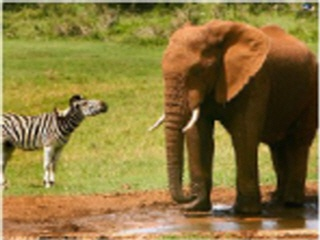
#> input picture opencv/study/PythonCode/images/img1.jpg, 320 x 240 px
$ python c2_arithmeticLogical.py
#> lines starting #> are read from the running program, lines starting #| are printed output that depends on the picture; after the words box and inside, x2 and y2 are one past the last pixel; in counts of white or black regions, pixels touching at a corner belong together
### opencv/study/PythonCode/imgRead.py
import cv2

# 영상을 불러오기
def imgRead(imgPath, imgReadType, imgResWidth, imgResHeight):
#> called with imgPath = './images/img1.jpg', imgReadType = -1, imgResWidth = 320, imgResHeight = 240
    img = cv2.imread(imgPath, imgReadType)
#> img is the input picture: shape (240, 320, 3); mean B, G, R 60.1, 118.6, 138.3
    if imgResHeight != 0 | imgResWidth != 0:
        img = cv2.resize(img, (imgResWidth, imgResHeight))
    return img

### opencv/study/PythonCode/createFolder.py
import os

# 폴더 생성하기
def createFolder(dir):
    try:
        if not os.path.exists(dir):
            os.makedirs(dir)
    except OSError:
        print ('Error: createFolder')

### opencv/study/PythonCode/c2_arithmeticLogical.py
# 산술 및 논리 연산 예제 (c2_arithmeticLogical.py)

# 관련 라이브러리 선언
import numpy as np
import cv2
from imgRead import imgRead
from createFolder import createFolder

# 영상 읽기
img1 = imgRead("./images/img1.jpg", cv2.IMREAD_UNCHANGED, 320, 240)
img2 = imgRead("./images/img2.jpg", cv2.IMREAD_UNCHANGED, 320, 240)
#> call 2 of imgRead, with imgPath = './images/img2.jpg', imgReadType = -1, imgResWidth = 320, imgResHeight = 240
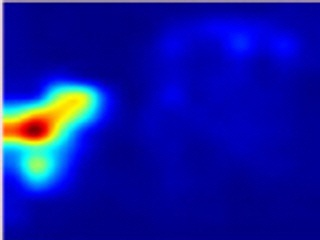
#> input picture opencv/study/PythonCode/images/img2.jpg, 320 x 240 px
#> in imgRead, img is the input picture: shape (240, 320, 3); mean B, G, R 164.4, 22, 14
img3 = imgRead("./images/img3.jpg", cv2.IMREAD_UNCHANGED, 320, 240)
#> call 3 of imgRead, with imgPath = './images/img3.jpg', imgReadType = -1, imgResWidth = 320, imgResHeight = 240
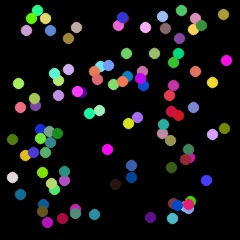
#> input picture opencv/study/PythonCode/images/img3.jpg, 240 x 240 px
#> in imgRead, img is the input picture: shape (240, 240, 3); mean B, G, R 21.7, 20.8, 21.4
img4 = imgRead("./images/img4.jpg", cv2.IMREAD_UNCHANGED, 320, 240)
#> call 4 of imgRead, with imgPath = './images/img4.jpg', imgReadType = -1, imgResWidth = 320, imgResHeight = 240
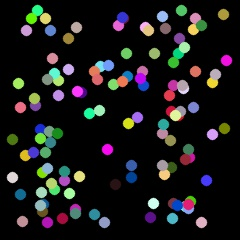
#> input picture opencv/study/PythonCode/images/img4.jpg, 240 x 240 px
#> in imgRead, img is the input picture: shape (240, 240, 3); mean B, G, R 26.7, 26.3, 26.5
#> in imgRead (call 4), `img = cv2.resize(img, (imgResWidth, imgResHeight))`:
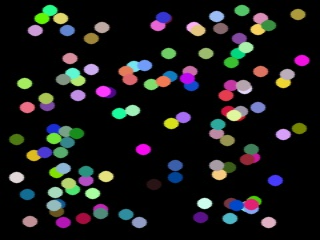
#> img: shape (240, 320, 3); mean B, G, R 26.7, 26.3, 26.6
img5 = imgRead("./images/img5.jpg", cv2.IMREAD_GRAYSCALE, 320, 240)
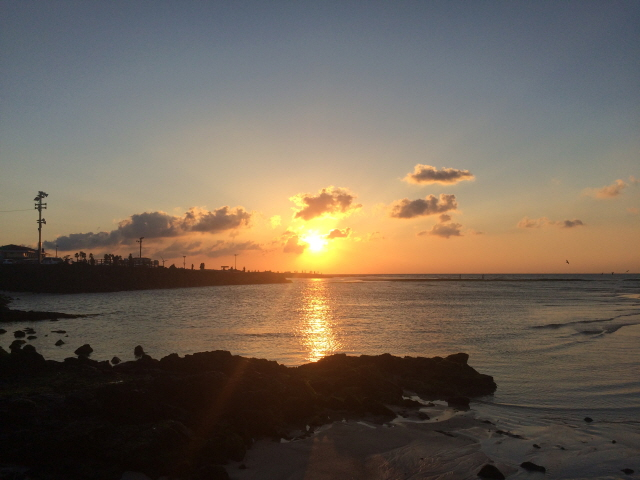
#> input picture opencv/study/PythonCode/images/img5.jpg, 640 x 480 px
#> in imgRead (call 5), `img = cv2.imread(imgPath, imgReadType)`:
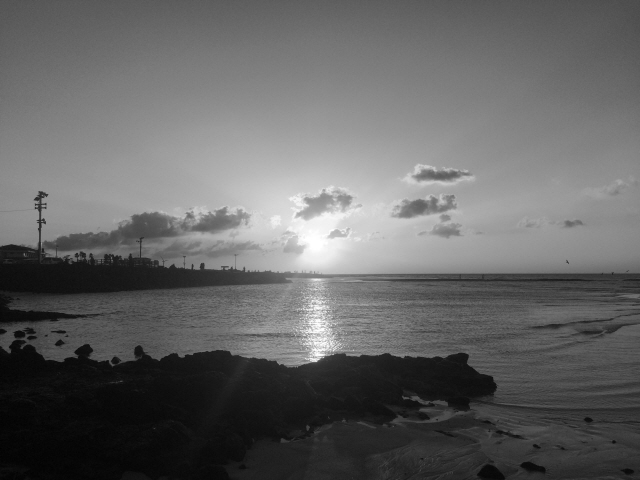
#> img: shape (480, 640); min 0, max 255, mean 100.7

# 마스크 선언 및 초기화
mask = np.full(shape=img5.shape, fill_value=0, dtype=np.uint8)
h, w = img5.shape
#> h = 240; w = 320
x = (int)(w/2) - 60; y = (int)(h/2) - 60
#> after `x = int(w / 2) - 60`: x = 100
#> after `y = int(h / 2) - 60`: y = 60
cv2.rectangle(mask, (x,y), (x+120, y+120), (255,255,255), -1)
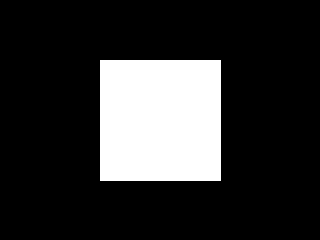
#> mask: shape (240, 320); 19.1% white; 1 white region, box (x1, y1, x2, y2) and area: (100, 60, 221, 181) 14641

# 산술 및 논리 연산 수행
ress = []
ress.append(cv2.add(img1, img2))
ress.append(cv2.addWeighted(img1, 0.5, img2, 0.5, 0))
ress.append(cv2.subtract(img3, img4))
ress.append(cv2.absdiff(img3, img4))
ress.append(cv2.bitwise_not(img5))
ress.append(cv2.bitwise_and(img5, mask))

# 결과 영상 출력
displays = [("input1", img1),
            ("input2", img2),
            ("input3", img3),
            ("input4", img4),
            ("input5", img5),
            ("res1", ress[0]),
            ("res2", ress[1]),
            ("res3", ress[2]),
            ("res4", ress[3]),
            ("res5", ress[4]),
            ("res6", ress[5]),]
for (name, out) in displays:
    cv2.imshow(name, out)
#> this loop made 11 passes
#> name on passes 1 to 11: 'input1', 'input2', 'input3', 'input4', 'input5', 'res1', 'res2', 'res3', 'res4', 'res5', 'res6'

# 키보드 입력을 기다린 후 모든 영상창 닫기
cv2.waitKey(0)
cv2.destroyAllWindows()

# 영상 저장
save_dir = './code_res_imgs/c2_arithmeticLogical'
createFolder(save_dir)
for (name, out) in displays:
    cv2.imwrite(save_dir+"/"+name+".jpg", out)

# cv2.rectangle(img1, (10,10), (100,100), (255,255,255), 1, cv2.LINE_AA, cv2.LINE)
